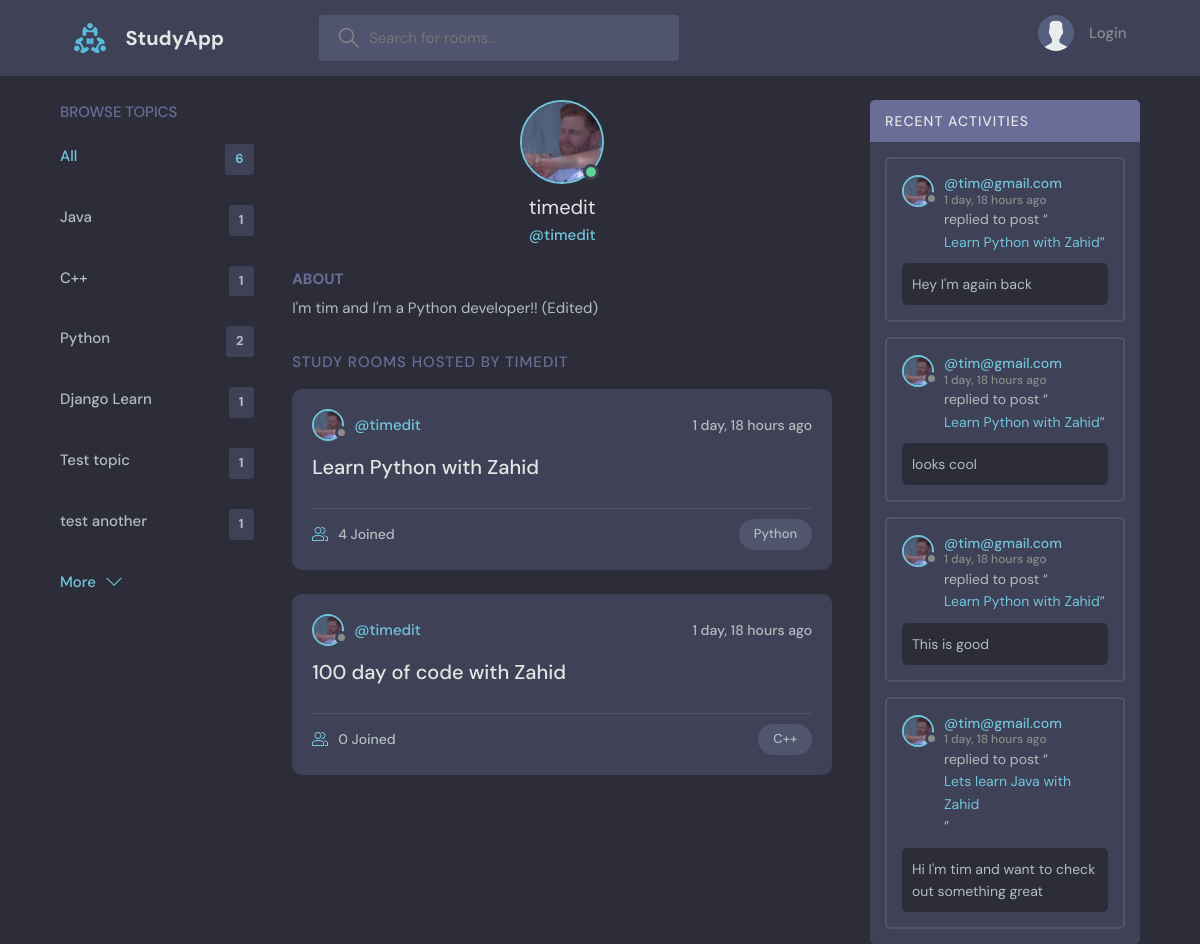
The app's page /profile/2/ with its own data.
### base/models.py (models this page shows, shortened)
class Topic(models.Model):
    name = models.CharField(max_length=45)

class User(AbstractUser):
    name = models.CharField(max_length=45, null= True)
    email = models.EmailField(unique=True, null= True)
    bio = models.TextField(null=True)
    avatar = models.ImageField(null=True, default="avatar.svg")
    USERNAME_FIELD = 'email'
    REQUIRED_FIELDS = []

class Room(models.Model):
    host = models.ForeignKey(User, on_delete=models.SET_NULL, null=True)
    topic = models.ForeignKey(Topic, on_delete=models.SET_NULL, null=True)
    name=models.CharField(max_length=45)
    description=models.TextField(null=True, blank=True)
    participants= models.ManyToManyField(User, related_name="participants", blank=True)
    updated = models.DateTimeField(auto_now=True)
    created = models.DateTimeField(auto_now_add=True)
    class Meta:
        ordering = ('-updated','-created')
    def __str__(self):
        return self.name

class Message(models.Model):
    user = models.ForeignKey(User, on_delete=models.CASCADE)
    room = models.ForeignKey(Room, on_delete=models.CASCADE)
    body = models.TextField()
    updated = models.DateTimeField(auto_now=True)
    created = models.DateTimeField(auto_now_add=True)
    class Meta:
        ordering = ('-updated','-created')

### base/views.py (the view)
# urls.py: path("profile/<str:pk>/", views.userProfile, name="user-profile"),
def userProfile(request,pk):
    user = User.objects.get(id=pk)
    rooms = user.room_set.all()
    room_messages = user.message_set.all()
    topics = Topic.objects.all()
    context ={'user': user,'rooms':rooms, 'room_messages':room_messages, 'topics':topics}
    return render(request, 'base/profile.html', context)

### base/templates/base/profile.html (shortened to what this page needs)
{% extends 'main.html' %} {% block content %}
  <main class="profile-page layout layout--3">
    <div class="container">
      {% include 'base/topics_component.html' %}
      <div class="roomList">
        <div class="profile">
          <div class="profile__avatar">
            <div class="avatar avatar--large active">
              <img src="{{user.avatar.url}}" />
            </div>
          </div>
          <div class="profile__info">
            <h3>{{user.username}}</h3>
            <p>@{{user.username}}</p>
          </div>
          <div class="profile__about">
            <h3>About</h3>
            <p>
              {{user.bio}}
            </p>
          </div>
        </div>
        <div class="roomList__header">
          <div>
            <h2>Study Rooms Hosted by {{user.username}}</a>
            </h2>
          </div>
        </div>
      {%include 'base/feed_component.html' %}
      </div>
      {% include 'base/activity_component.html' %}
    </div>
  </main>
{% endblock content %}

### templates/main.html (shortened to what this page needs)
<!DOCTYPE html>
{% load static %}
<html lang="en">
  <head>
    <link rel="stylesheet" href="{% static 'styles/style.css' %}" />
  </head>
  <body>
    {% include 'navbar.html'%}
    {% block content%}
    {% endblock content %}
  </body>
</html>

### templates/navbar.html (shortened to what this page needs)
{% load static %}
<header class="header header--loggedIn">
  <div class="container">
    <a href="{% url 'home'%}" class="header__logo">
      <img src="{% static 'images/logo.svg' %}" />
      <h1>StudyApp</h1>
    </a>
    <form class="header__search" method="GET" action="{% url 'home'%}">
      <label>
        <input name="q" placeholder="Search for rooms..." />
      </label>
    </form>
    <nav class="header__menu">
      {% if request.user.is_authenticated %}
      <div class="header__user">
        <a href="{% url 'update-user' %}">
          <div class="avatar avatar--medium active">
            <img src="{{request.user.avatar.url}}" />
          </div>
          <p>
            {{request.user.username}} <span>@{{request.user.username}}</span>
          </p>
        </a>
        <button class="dropdown-button">
          <svg
            version="1.1"
            xmlns="http://www.w3.org/2000/svg"
            width="32"
            height="32"
            viewBox="0 0 32 32"
          >
            <title>chevron-down</title>
            <path d="M16 21l-13-13h-3l16 16 16-16h-3l-13 13z"></path>
          </svg>
        </button>
      </div>
      {% else %}
        <a href="{% url 'login'%}">
          <img src="{% static 'images/avatar.svg' %}" />
          <p>Login</p>
        </a>
        {% endif %}
    </nav>
  </div>
</header>

### base/templates/base/topics_component.html (shortened to what this page needs)
<div class="topics">
  <div class="topics__header">
    <h2>Browse Topics</h2>
  </div>
  <ul class="topics__list">
    <li>
      <a href="{% url 'home' %}" class="active">All <span>{{topics.count}}</span></a>
    </li>
    {% for topic in topics %}
    <li>
      <a href="{% url 'home'%}?q={{topic.name}}">{{topic.name}} <span>{{topic.room_set.all.count}}</span></a>
    </li>
    {% endfor %}
  </ul>
  <a class="btn btn--link" href="{% url 'topics'%}">
    More
    <svg
      version="1.1"
      xmlns="http://www.w3.org/2000/svg"
      width="32"
      height="32"
      viewBox="0 0 32 32"
    >
      <title>chevron-down</title>
      <path d="M16 21l-13-13h-3l16 16 16-16h-3l-13 13z"></path>
    </svg>
  </a>
</div>

### base/templates/base/feed_component.html (shortened to what this page needs)
{% for room in rooms %}
<div class="roomListRoom">
  <div class="roomListRoom__header">
    <a href="{% url 'user-profile' room.host.id %}" class="roomListRoom__author">
      <div class="avatar avatar--small">
        <img src="{{room.host.avatar.url}}" />
      </div>
      <span>@{{room.host.username}}</span>
    </a>
    <div class="roomListRoom__actions">
      <span>{{room.created|timesince}} ago</span>
    </div>
  </div>
  <div class="roomListRoom__content">
    <a href="{% url 'room' room.id %}">{{room.name}}</a>
  </div>
  <div class="roomListRoom__meta">
    <a href="{% url 'room' room.id %}" class="roomListRoom__joined">
      {{room.participants.all.count}} Joined
    </a>
    <p class="roomListRoom__topic">{{room.topic.name}}</p>
  </div>
</div>
{% endfor %}

### base/templates/base/activity_component.html (shortened to what this page needs)
<div class="activities">
  <div class="activities__header">
    <h2>Recent Activities</h2>
  </div>
{% for message in room_messages %}
  <div class="activities__box">
    <div class="activities__boxHeader roomListRoom__header">
      <a href="{% url 'user-profile' message.user.id %}" class="roomListRoom__author">
        <div class="avatar avatar--small">
          <img src="{{message.user.avatar.url}}" />
        </div>
        <p>
          @{{message.user}}
          <span>{{message.created|timesince}} ago</span>
        </p>
      </a>
    </div>
    <div class="activities__boxContent">
      <p>
        replied to post “<a href="{% url 'room' message.room.id %}">{{message.room}}</a
        >”
      </p>
      <div class="activities__boxRoomContent">
        {{message.body}}
      </div>
    </div>
  </div>
  {% endfor %}
</div>

### records on screen
Topic: name "Java", room_set.all.count "1"
Topic: name "C++", room_set.all.count "1"
Topic: name "Python", room_set.all.count "2"
Topic: name "Django Learn", room_set.all.count "1"
Topic: name "Test topic", room_set.all.count "1"
Topic: name "test another", room_set.all.count "1"
User: avatar (picture), username "timedit", bio "I'm tim and I'm a Python developer!! (Edited)", username "TIMEDIT"
Room: host.avatar (picture), host.username "timedit", created "1 day, 18 hours", name "Learn Python with Zahid", participants.all.count "4", topic.name "Python"
Room: host.avatar (picture), host.username "timedit", created "1 day, 18 hours", name "100 day of code with Zahid", participants.all.count "0", topic.name "C++"
Message: user.avatar (picture), user "tim@gmail.com", created "1 day, 18 hours", room "Learn Python with Zahid", body "Hey I'm again back"
Message: user.avatar (picture), user "tim@gmail.com", created "1 day, 18 hours", room "Learn Python with Zahid", body "looks cool"
Message: user.avatar (picture), user "tim@gmail.com", created "1 day, 18 hours", room "Learn Python with Zahid", body "This is good"
Message: user.avatar (picture), user "tim@gmail.com", created "1 day, 18 hours", room "Lets learn Java with Zahid", body "Hi I'm tim and want to check out something great"

### other values on screen
{{ topics.count }} "6"
